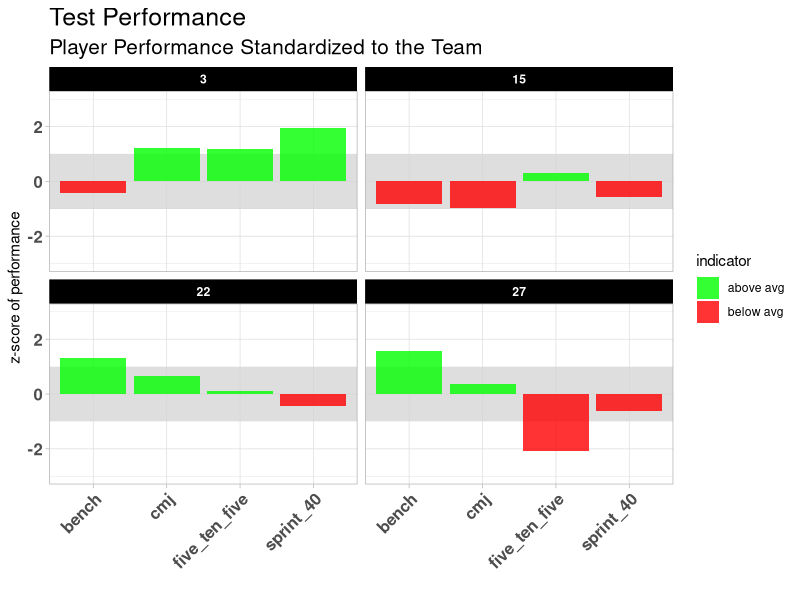
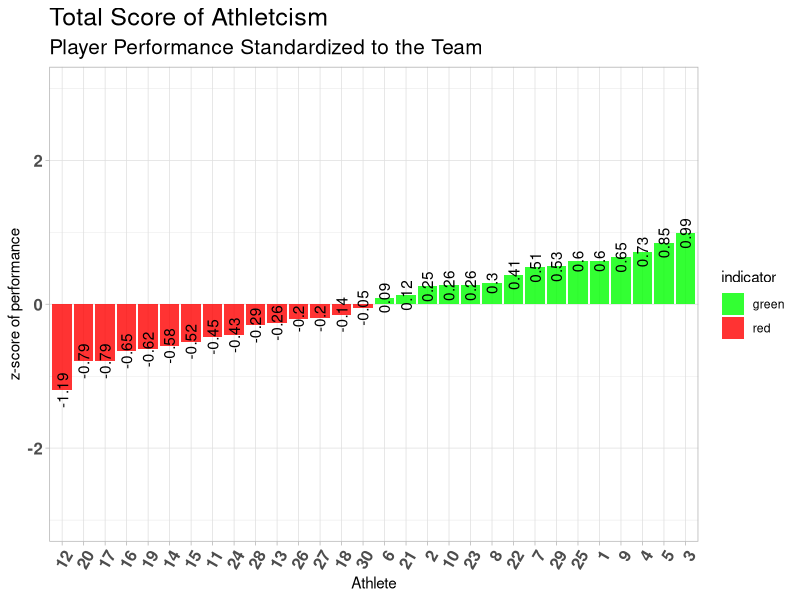
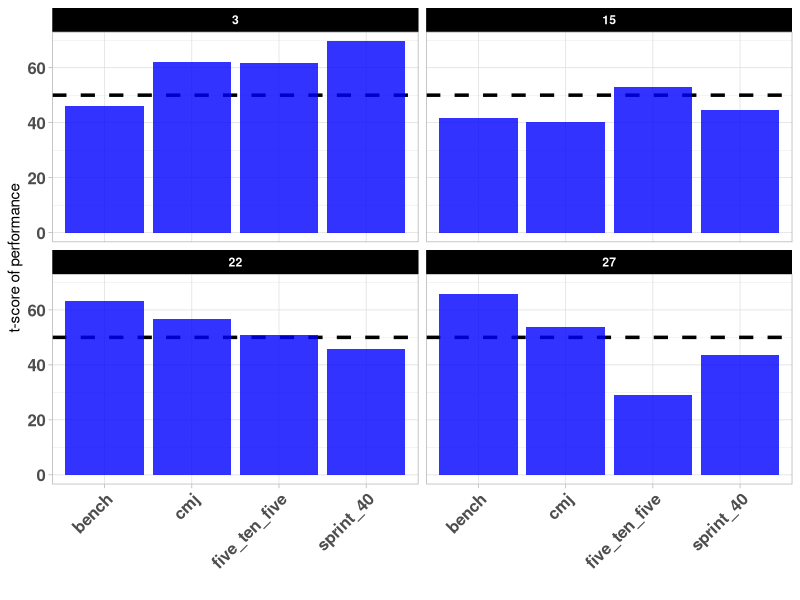

Write the R code that produced these figures, in order.
## ---- chunk 1
knitr::opts_chunk$set(echo = TRUE)

library(tidyverse)
library(reshape)
library(stringr)
## ---- chunk 2
set.seed(3344)
athlete <- as.factor(1:30)

cmj <- c(round(rnorm(n = 10, mean = 30, sd = 4), 1), round(rnorm(n = 10, mean = 24, sd = 4), 1), round(rnorm(n = 10, mean = 33, sd = 2), 1))

sprint_40 <- c(round(rnorm(n = 10, mean = 4.5, sd = .1), 2), round(rnorm(n = 10, mean = 4.9, sd = .2), 2), round(rnorm(n = 10, mean = 5, sd = .2), 2))

bench <- c(round(rnorm(n = 10, mean = 20, sd = 4), 1), round(rnorm(n = 10, mean = 12, sd = 4), 1), round(rnorm(n = 10, mean = 30, sd = 4), 1))

five_ten_five <- c(round(rnorm(n = 10, mean = 6.4, sd = .2), 2), round(rnorm(n = 10, mean = 6.7, sd = .2), 2), round(rnorm(n = 10, mean = 7.5, sd = .4), 2))


df <- data.frame(athlete, cmj, sprint_40, bench, five_ten_five)
df %>% head()
## ---- chunk 3
## z-score & t-score functions

z_score <- function(x){
  z = (x - mean(x, na.rm = T)) / sd(x, na.rm = T)
}

t_score <- function(x){
  t = (x * 10) + 50
}

## ---- chunk 4

## calculate the z-score
df <- df %>%
  mutate_if(is.numeric, list(z = z_score))

df$sprint_40_z <- df$sprint_40_z * -1
df$five_ten_five_z <- df$five_ten_five_z * -1

## calculate the t-score
df <- df %>%
  mutate(cmj_t = t_score(cmj_z),
         sprint_40_t = t_score(sprint_40_z),
         bench_t = t_score(bench_z),
         five_ten_five_t = t_score(five_ten_five_z))

## ---- chunk 5

## calculate TSA_z
df$TSA_z <- apply(df[, 6:9], MARGIN = 1, FUN = mean)

## calculate TSA_z
df$TSA_t <- with(df, (TSA_z * 10) + 50)

## ---- chunk 6

# Change data from a wide to long format
df_long <- df %>% 
    melt(., id = "athlete", measure.vars = c("cmj_z", "sprint_40_z", "bench_z", "five_ten_five_z"))

# remove the _z
df_long$Test <- str_sub(df_long$variable, end = -3)

# Add indicator value
df_long <- df_long %>% mutate("indicator" = ifelse(value > 0, "above avg", "below avg"))

# plot
df_long %>%
  filter(athlete %in% c(3, 15, 22, 27)) %>%
  ggplot(aes(x = Test, y = value)) +
    geom_rect(aes(ymin = -1, ymax = 1), xmin = 0, xmax = Inf, fill = "light grey", alpha = 0.3) +
    geom_col(aes(fill = indicator), alpha = 0.8) +
    facet_wrap(~athlete)  +
  scale_fill_manual(values = c("green", "red")) +
  theme_light() +
    theme(axis.text.x = element_text(face = "bold", size = 12, angle = 45, vjust = 1, hjust = 1), 
          axis.text.y = element_text(face = "bold", size = 12),
          strip.background = element_rect(fill = "black"),
          strip.text = element_text(color = "white", face = "bold"),
          plot.title = element_text(size = 18),
          plot.subtitle = element_text(size = 15)) +
  labs(x = "", y = "z-score of performance") +
  ggtitle("Test Performance", subtitle = "Player Performance Standardized to the Team") +
  ylim(-3, 3)
## ---- chunk 7

# create a TSA indicator for the z-score
df$TSA_z_indicator <- with(df, ifelse(TSA_z > 0, "green", "red"))

df %>% 
  ggplot(aes(x = reorder(athlete, TSA_z), y = TSA_z)) +
    geom_col(aes(fill = TSA_z_indicator), alpha = 0.8) +
    geom_text(aes(label = round(TSA_z, 2)), vjust = "outside", angle = 90) +
  theme_light() +
  scale_fill_manual(values = c("green", "red"), name = "indicator") +
    theme(axis.text.x = element_text(face = "bold", size = 12, angle = 60, vjust = 1, hjust = 1), 
          axis.text.y = element_text(face = "bold", size = 12),
          plot.title = element_text(size = 18),
          plot.subtitle = element_text(size = 15)) +
  labs(x = "Athlete", y = "z-score of performance") +
  ggtitle("Total Score of Athletcism", subtitle = "Player Performance Standardized to the Team") +
  ylim(-3, 3)

## ---- chunk 8

# Change data from a wide to long format

df_long <- df %>% 
    melt(., id = "athlete", measure.vars = c("cmj_t", "sprint_40_t", "bench_t", "five_ten_five_t"))

# remove the _t

df_long$Test <- str_sub(df_long$variable, end = -3)

# plot
df_long %>%
  filter(athlete %in% c(3, 15, 22, 27)) %>%
  ggplot(aes(x = Test, y = value)) +
    geom_hline(yintercept = 50, size = 1.2, linetype = "dashed") +
    geom_col(fill = "blue", alpha = 0.8) +
    facet_wrap(~athlete)  +
  theme_light() +
    theme(axis.text.x = element_text(face = "bold", size = 12, angle = 45, vjust = 1, hjust = 1), 
          axis.text.y = element_text(face = "bold", size = 12),
          strip.background = element_rect(fill = "black"),
          strip.text = element_text(color = "white", face = "bold")) +
  labs(x = "", y = "t-score of performance")
